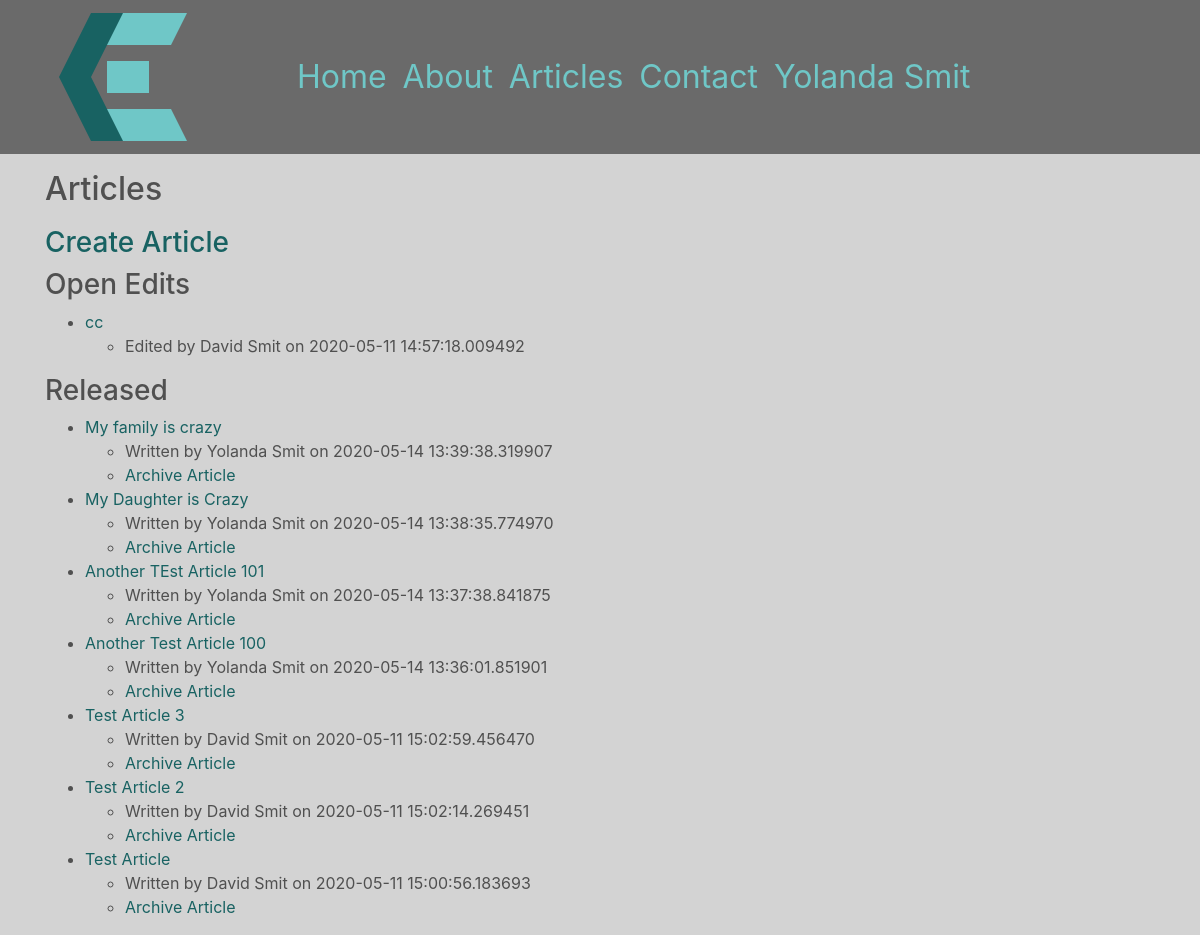
/articles/maintain (signed in), run on the app's committed database.
### chrissmit/services/db_models.py (models this page shows, shortened)
class User(db.Model, UserMixin):
    id = db.Column(db.Integer, primary_key=True, )
    authorization_level = db.Column(db.String(60), nullable=False, )
    linkedin = db.Column(db.String(100),)
    full_name = db.Column(db.String(45), unique=False, nullable=False,)
    twitter_handle = db.Column(db.String(20), unique=True, nullable=True,)
    email = db.Column(db.String(120), unique=True, nullable=False, )
    image_file = db.Column(db.String(20), nullable=False, default='default.svg', )
    password = db.Column(db.String(60), nullable=False, )
    articles = db.relationship('Article', backref='author', lazy=True)
    edits = db.relationship('ArticleEdits', backref='author', lazy=True)
    content = db.Column(db.Text, nullable=False)

class ArticleEdits(db.Model):
    id = db.Column(db.Integer, primary_key=True)
    article_id = db.Column(db.Integer, db.ForeignKey('article.id'), nullable=False,)
    is_edited = db.Column(db.Boolean, default=False,)
    is_ready_for_release = db.Column(db.Boolean, default=False,)
    user_id = db.Column(db.Integer, db.ForeignKey('user.id'), nullable=False)
    edited = db.Column(db.DateTime, nullable=True, default=datetime.utcnow)
    title = db.Column(db.String(100), nullable=False,)
    preview = db.Column(db.String(200), nullable=False)
    image_file = db.Column(db.String(100), default='default.png')
    content = db.Column(db.Text, nullable=False)
    tags = db.relationship('EditTags', backref='edit')

### chrissmit/views/maintenance_views.py (the view)
@blueprint.route('/articles/maintain')
@login_required
def maintain_articles():
    recent_articles = article.get_last(4)
    open_edits = article.get_open_edits()
    open_to_review = article.get_open_to_review()
    released = article.get_all_released()
    archived_articles = article.get_all_archived()
    archived_edits = None
    return render_template(
        template_name_or_list=f'maintenance/articles.html',
        recent_articles=recent_articles,
        open_edits = open_edits,
        open_to_review = open_to_review,
        released = released,
        archived_edits = archived_edits,
        archived_articles = archived_articles,
    )

### chrissmit/services/article.py (called while the page is built)
def get_open_edits(desc=False, test=False):
    return get_full_edits(filter_criteria = ArticleEdits.is_edited == True)

def get_open_to_review(desc=False):
    return get_full_edits(filter_criteria = ArticleEdits.is_ready_for_release == True)

def get_full_edits(filter_criteria, desc=False):
    full_edit = full_edit_data()
    if desc:
        return full_edit.filter(filter_criteria).order_by(ArticleEdits.edited.desc()).all()
    return full_edit.filter(filter_criteria).all()

def get_all_released(desc=True):
    return get_full_articles(filter_criteria = Article.is_released==True)

def get_all_archived():
    return get_full_articles(
        filter_criteria =
        Article.is_released==False and
        ArticleEdits.is_edited == False and
        ArticleEdits.is_ready_for_release==False
    )

def get_full_articles(filter_criteria, desc=True):
    full_article = full_article_data()
    if desc:
        return full_article.filter(filter_criteria).order_by(Article.posted.desc()).all()
    return full_article.filter(filter_criteria).all()

def get_last(number=4, desc=True):
    full_article = full_article_data()
    if desc:
        return full_article.filter(Article.is_released==True).order_by(Article.posted.desc()).limit(number).all()
    return full_article.filter(Article.is_released==True).limit(number).all()

def full_edit_data():
    fields = full_data_fields()
    return fields.join(
        Article,
        ArticleEdits.article_id == Article.id,
    ).join(
        User,
        ArticleEdits.user_id == User.id
    )

def full_article_data():
    fields = full_data_fields()
    return fields.join(
        ArticleEdits,
        Article.current_edit_id == ArticleEdits.id,
    ).join(
        User,
        Article.author_id == User.id
    )

def full_data_fields():
    return db.session.query(
        ArticleEdits.id,
        ArticleEdits.article_id,
        Article.posted,
        Article.edited,
        Article.is_released,
        Article.author_id,
        Article.current_edit_id,
        ArticleEdits.title,
        ArticleEdits.preview,
        ArticleEdits.content,
        ArticleEdits.image_file,
        ArticleEdits.user_id,
        ArticleEdits.is_edited,
        ArticleEdits.is_ready_for_release,
        ArticleEdits.edited,
        Article.author_id,
        User.full_name,
    )

### chrissmit/services/db_models.py (called while the page is built)
@login_manager.user_loader
def load_user(user_id):
    return User.query.get(int(user_id))

### chrissmit/templates/maintenance/articles.html (shortened to what this page needs)
{% extends "shared/_layout.html" %}
{% block main_content %}
<h2>Articles</h2>
<a href="{{ url_for('maintenance.create_article') }}"><h3>Create Article</h3></a>
{% if open_edits %}
    <h3>Open Edits</h3>
    <ul>
        {%  for edit in open_edits %}
            <li>
                <a href="{{ url_for('maintenance.update_article', edit_id = edit.id) }}"> {{ edit.title }}</a>
                <ul><li>Edited by {{ edit.full_name }} on {{ edit.edited}}</li></ul>
            </li>
        {% endfor %}
    </ul>
{% endif %}
{% if released %}
<h3>Released</h3>
<ul>
    {%  for artic in released %}
        <li>
            <a href="{{ url_for('navigation_views.view', edit_id = artic.current_edit_id) }}"> {{ artic.title }}</a>
            <ul>
                <li>Written by {{ artic.full_name }} on {{ artic.edited}}</li>
                <li><a href="{{ url_for('maintenance.archive_article', article_id = artic.article_id) }}">Archive Article</a></li>
            </ul>
        </li>
    {% endfor %}
</ul>
{% endif %}
{%  endblock %}

### chrissmit/templates/shared/_layout.html (shortened to what this page needs)
<!DOCTYPE html>
<html lang="en">
<head>
<!DOCTYPE html>
<html lang="en">
<head>
    <link rel="stylesheet"
          href="https://stackpath.bootstrapcdn.com/bootstrap/4.1.3/css/bootstrap.min.css"
>
    <link rel="stylesheet" href="/static/css/site.css">
</head>
<body>
<div class="nav-outer fixed-top">
    <div class="container menu">
        <nav class="navbar navbar-expand-lg col-sm-12">
            <div class="row">
                <button class="navbar-toggler logo" type="button" data-toggle="collapse" data-target="#navbarNavDropdown " id="logo">
                    <img src="../../../static/img/logo.svg">
                </button>
            </div>
            <div class="col-sm-9">
                <div class="collapse navbar-collapse" id="navbarNavDropdown">
                    <ul class="navbar-nav">
                        <li class="nav-item"><a class="nav-link" href="{{ url_for('navigation.index') }}">Home</a></li>
                        <li class="nav-item"><a class="nav-link" href="{{ url_for('navigation.about') }}">About</a></li>
                        <li class="nav-item">
                           <div class="dropdown show">
                              <a class="nav-link"
                                 href="#" role="button"
                                 id="dropdownMenuLink"
                                 data-toggle="dropdown"
                                 aria-haspopup="true"
                                 aria-expanded="false">Articles</a>
                              </div>
                        <li class="nav-item"><a class="nav-link" href="{{ url_for('navigation.contact') }}">Contact</a></li>
                        {% if current_user.is_authenticated %}
                        <li class="nav-item">
                            <div class="dropdown show">
                               <a class="nav-link"
                                  href="#" role="button"
                                  id="dropdownMenuLink"
                                  data-toggle="dropdown"
                                  aria-haspopup="true"
                                  aria-expanded="false">{{ current_user.full_name }}</a>
                               </div>
                        {% endif %}
                    </ul>
                </div>
        </div>
        </nav>
    </div>
</div>
<div class="main_content container">
    <div class="row">
        <div class="col-md-10">
            {% block main_content %}
            {% endblock %}
        </div>
    </div>
</div>
</body>
</html>

### chrissmit/static/css/site.css (style rules this page uses)
:root { --backgroundColor: lightgrey; --primaryFontColor: rgba(80,80,80,1); --navBackgroundColor: rgba(80,80,80,0.8); --navDropDownBackgroundColor: rgba(80,80,80,0.6); --navDropDownText: lightgrey; --lightAccent: #6FC7C7; --darkAccent: #186262; }
html { background-color: var(--backgroundColor); }
body { background-color: var(--backgroundColor); }
.main_content { margin-top: 160px; color: var(--primaryFontColor); background-color: var(--backgroundColor); border: 2px; height: 100%; }
h2 { color: var(--primaryFontColor); padding-top: 10px; padding-bottom: 10px; }
.nav-outer { background-color: var(--navBackgroundColor); width: 100%; }
nav { font-size: 2rem; margin-left: 0px; margin-right: auto; }
.nav-link { color: var(--lightAccent); text-align: left; margin-left: auto; margin-right: 0px; width: 100% }
a { color: var(--darkAccent); }
#logo { display: inline-block; }
.collapse:not(.show) { float: right; }

### data on the page
User: full_name "Yolanda Smit"
ArticleEdits: title "cc", full_name "David Smit", edited "2020-05-11 14:57:18.009492"
ArticleEdits: title "My family is crazy", full_name "Yolanda Smit", edited "2020-05-14 13:39:38.319907"
ArticleEdits: title "My Daughter is Crazy", full_name "Yolanda Smit", edited "2020-05-14 13:38:35.774970"
ArticleEdits: title "Another TEst Article 101", full_name "Yolanda Smit", edited "2020-05-14 13:37:38.841875"
ArticleEdits: title "Another Test Article 100", full_name "Yolanda Smit", edited "2020-05-14 13:36:01.851901"
ArticleEdits: title "Test Article 3", full_name "David Smit", edited "2020-05-11 15:02:59.456470"
ArticleEdits: title "Test Article 2", full_name "David Smit", edited "2020-05-11 15:02:14.269451"
ArticleEdits: title "Test Article", full_name "David Smit", edited "2020-05-11 15:00:56.183693"
